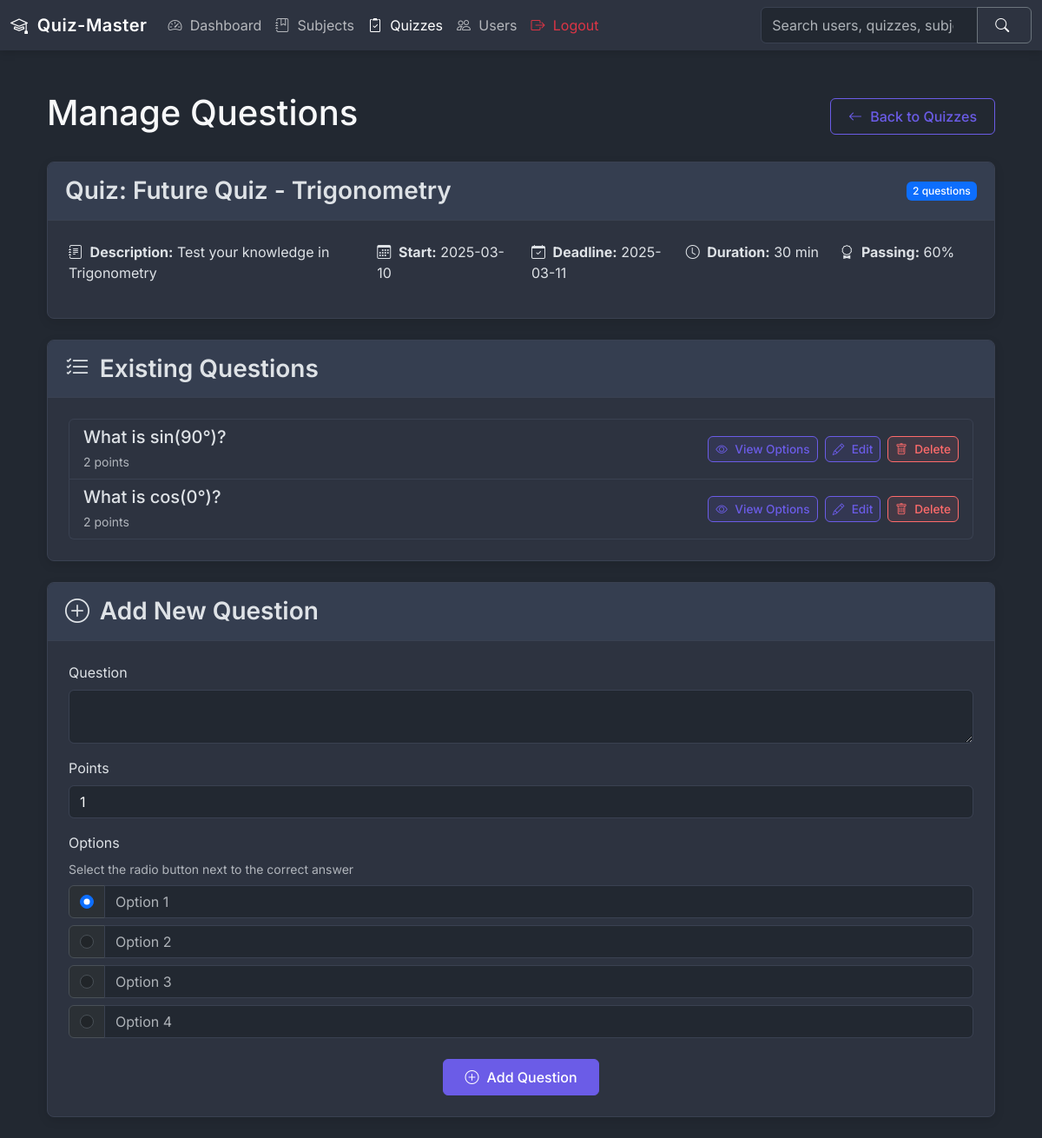
/admin/quiz/9/questions (signed in), run on an earlier commit of the app's database.
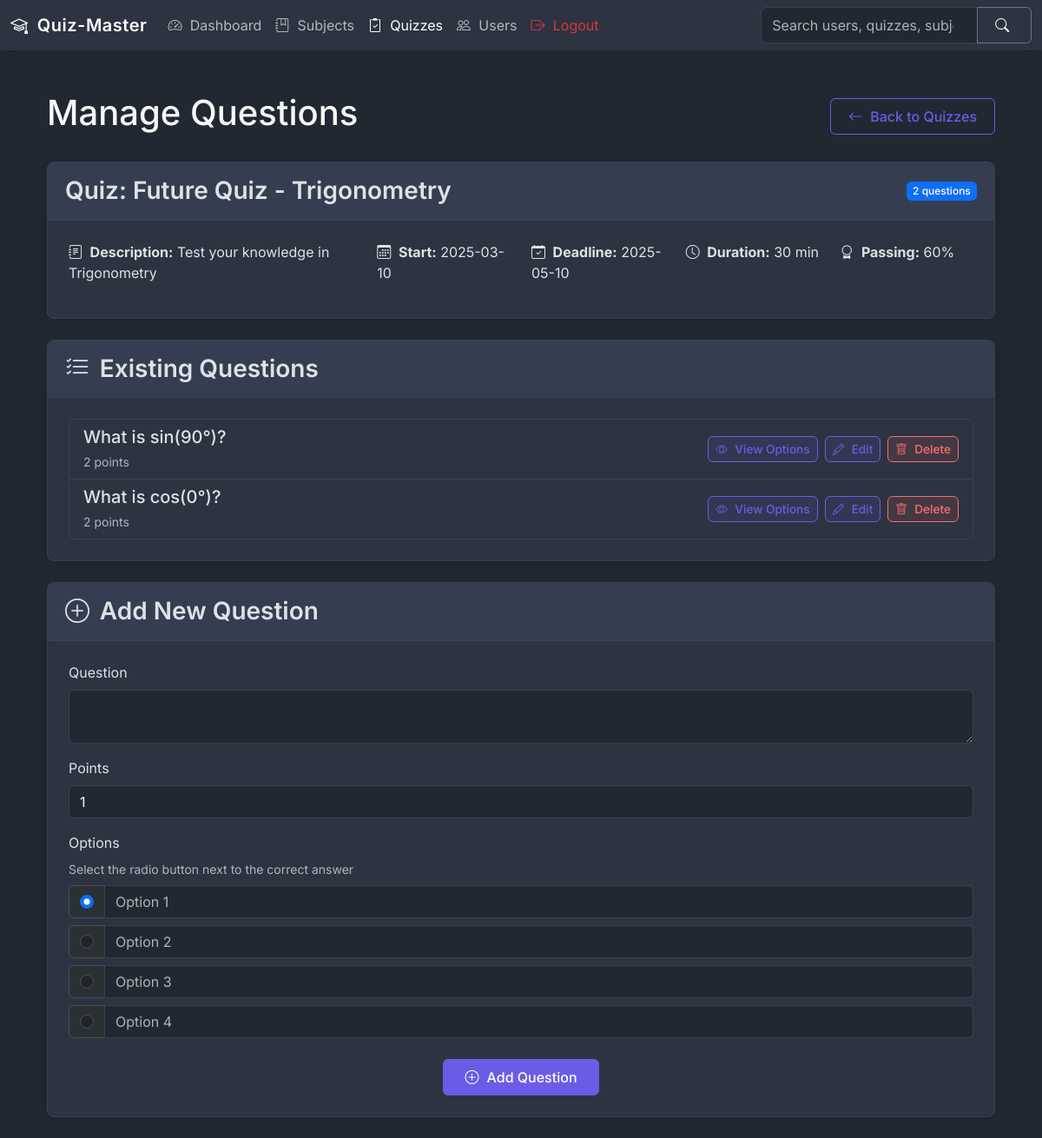
And on a later commit of the database.
### models.py (models this page shows)
class Quiz(db.Model):
    id = db.Column(db.Integer, primary_key=True)
    name = db.Column(db.String(100), nullable=False)
    description = db.Column(db.Text)
    start_date = db.Column(db.DateTime(timezone=True), nullable=False)  # Explicitly set timezone=True
    end_date = db.Column(db.DateTime(timezone=True))  # Explicitly set timezone=True
    time_duration = db.Column(db.Integer, nullable=False)  # in minutes
    passing_score = db.Column(db.Integer, nullable=False)
    max_attempts = db.Column(db.Integer, default=3)
    chapter_id = db.Column(db.Integer, db.ForeignKey('chapter.id'), nullable=False)
    is_active = db.Column(db.Boolean, default=False)
    created_at = db.Column(db.DateTime(timezone=True), default=datetime.now(timezone.utc))
    updated_at = db.Column(db.DateTime(timezone=True), onupdate=datetime.now(timezone.utc))
    questions = db.relationship('Question', backref='quiz', lazy=True)
    attempts = db.relationship('QuizAttempt', backref='quiz', lazy=True)
    scores = db.relationship('Score', backref='quiz', lazy=True)

### routes/admin_routes.py (the view, shortened to what this page needs)
@app.route('/admin/quiz/<int:quiz_id>/questions', methods=['GET', 'POST'])
@admin_required
def add_quiz_questions(quiz_id):
    quiz = Quiz.query.get_or_404(quiz_id)
    chapter = Chapter.query.get(quiz.chapter_id)
    questions = Question.query.filter_by(quiz_id=quiz_id).all()
    return render_template('admin/admin_quiz_questions.html', quiz=quiz, questions=questions)

### utils.py (called while the page is built)
def admin_required(f):
    @wraps(f)
    def decorated_function(*args, **kwargs):
        if 'admin_id' not in session:
            flash('Admin access required!', 'danger')
            return redirect(url_for('login'))
        return f(*args, **kwargs)
    return decorated_function

### templates/admin/admin_quiz_questions.html (shortened to what the changed rows need)
{% extends "base.html" %}
{% set active_dashboard = false %}
{% set active_subjects = false %}
{% set active_quizzes = true %}
{% set active_users = false %}
{% set active_login = false %}
{% set active_signup = false %}
{% block content %}
<div class="container py-4">
    <div class="d-flex justify-content-between align-items-center mb-4">
        <h1>Manage Questions</h1>
    </div>
    <div class="row mb-4">
        <div class="col-md-12">
            <div class="card">
                <div class="card-header d-flex justify-content-between align-items-center">
                    <h3 class="card-title mb-0">Quiz: {{ quiz.name }}</h3>
                    <span class="badge bg-primary">{{ questions|length }} questions</span>
                </div>
                <div class="card-body">
                    <div class="row">
                        <div class="col-md-4">
                            <p><strong><i class="bi bi-journal-text"></i> Description:</strong>
                               {{ quiz.description or 'No description provided' }}</p>
                        </div>
                        <div class="col-md-2">
                            <p><strong><i class="bi bi-calendar3"></i> Start:</strong>
                               {{ quiz.start_date.strftime('%Y-%m-%d') }}</p>
                        </div>
                        <div class="col-md-2">
                            <p><strong><i class="bi bi-calendar-check"></i> Deadline:</strong>
                               {{ quiz.end_date.strftime('%Y-%m-%d') if quiz.end_date else 'None' }}</p>
                        </div>
                        <div class="col-md-2">
                            <p><strong><i class="bi bi-clock"></i> Duration:</strong>
                               {{ quiz.time_duration }} min</p>
                        </div>
                        <div class="col-md-2">
                            <p><strong><i class="bi bi-award"></i> Passing:</strong>
                               {{ quiz.passing_score }}%</p>
                        </div>
                    </div>
                </div>
            </div>
        </div>
    </div>
</div>
{% endblock %}

What changed in the data, as far as the page shows it:
changed Quiz "Future Quiz - Trigonometry": end_date "2025-03-11" → "2025-05-10"
